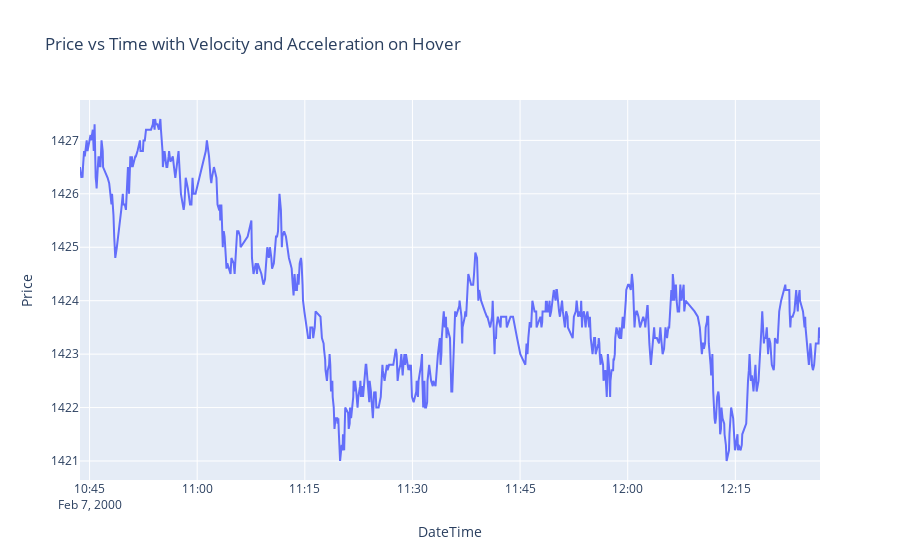

Write notebook code for a chart like this one.
### Code cell
fig = px.line(filtered_df, x='DateTime', y='price',
                 title='Price vs Time with Velocity and Acceleration on Hover',
                 labels={'time': 'Time', 'price': 'Price'},
                 hover_data={'velocity': True, 'acceleration': True,'Direction': True})

# Show plot
fig.show()

### Figure 1 — Plotly figure (JSON) as saved in the notebook; plotly's stock layout.template omitted (floating-point values rounded to 4 significant figures; data arrays with more than 128 entries replaced by an {"elided": "..."} marker saying what was removed)
{"data": [{"customdata": {"elided": "660x3 float values"}, "hovertemplate": "DateTime=%{x}<br>Price=%{y}<br>velocity=%{customdata[0]}<br>acceleration=%{customdata[1]}<br>Direction=%{customdata[2]}<extra></extra>", "legendgroup": "", "line": {"color": "#636efa", "dash": "solid"}, "marker": {"symbol": "circle"}, "mode": "lines", "name": "", "orientation": "v", "showlegend": false, "type": "scatter", "x": {"elided": "660 str values"}, "xaxis": "x", "y": {"elided": "660 float values"}, "yaxis": "y"}], "layout": {"legend": {"tracegroupgap": 0}, "title": {"text": "Price vs Time with Velocity and Acceleration on Hover"}, "xaxis": {"anchor": "y", "domain": [0, 1], "title": {"text": "DateTime"}}, "yaxis": {"anchor": "x", "domain": [0, 1], "title": {"text": "Price"}}}}
